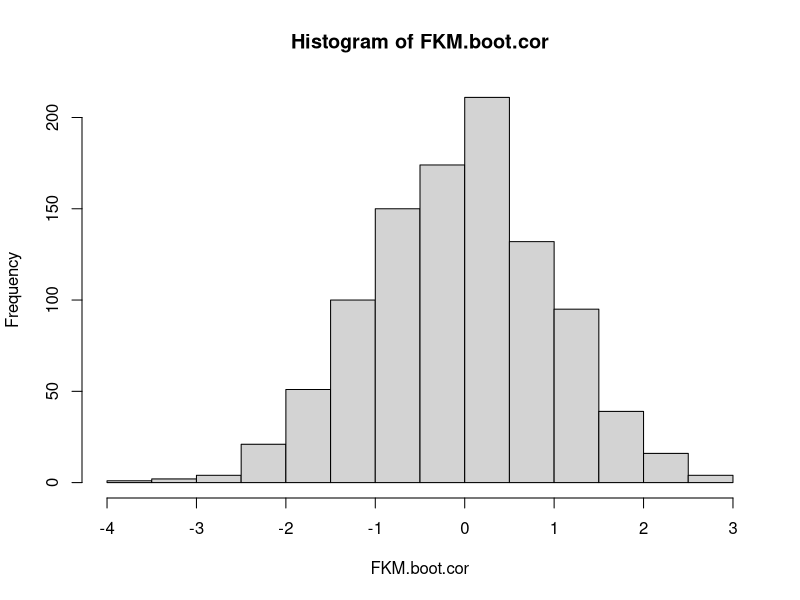
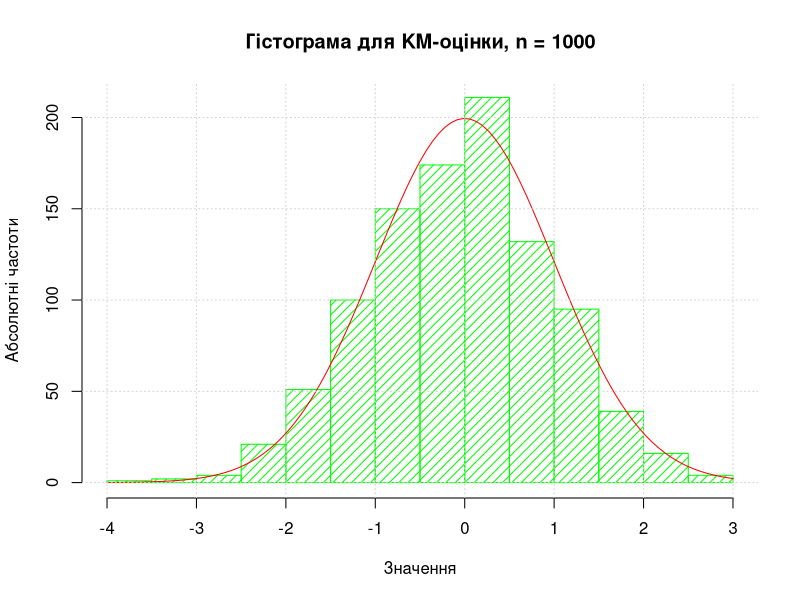

R code for these plots, in order:
Femp <- function(t, x)
{
  sum(x < t) / length(x)
}

Fconf <- function(t, x, alpha = 0.05)
{
  F.emp.at.t <- Femp(t, x)
  z.alpha <- qnorm(1 - alpha / 2)
  var.at.t <- F.emp.at.t * (1 - F.emp.at.t) / length(x)
  ci.at.t <- F.emp.at.t + z.alpha * sqrt(var.at.t) * c(-1,1)
  ci.at.t
}

FKM <- function(t, x, d)
{
  n <- length(x)
  x.v <- sort(x)
  d.v <- d[order(x)]
  m <- x.v <= t
  if(!sum(m))
  {
    return(0)
  }
  idx <- (1:n)[m]
  mults <- sapply(idx, function(j) {
    1 - d.v[j] / (n - j + 1)
  })
  1 - prod(mults)
}

FKM.var.estim <- function(t, x, d, FKM.at.t)
{
  n <- length(x)
  x.v <- sort(x)
  d.v <- d[order(x)]
  m <- x.v <= t
  if(!sum(m))
  {
    return(0)
  }
  idx <- (1:n)[m]
  sums <- sapply(idx, function(j) {
    d.v[j] / ((n - j + 1) * (n - j + 1 - d.v[j]))
  })
  (1 - FKM.at.t)^2 * sum(sums)
}

m.log <- 0
s.log <- 1
df.cens <- 3

F.theor <- function(t)
{
  plnorm(t, meanlog = m.log, sdlog = s.log)
}

gencens <- function(N)
{
  t.vect <- rlnorm(N, meanlog = m.log, sdlog = s.log)
  c.vect <- rchisq(N, df = df.cens)
  d <- t.vect < c.vect
  z <- ifelse(d, t.vect, c.vect)
  z <- c(z, Inf)
  d <- c(d, 1)
  list(dat = z, ind = d)
}

set.seed(0)

n <- 1000

p <- 0.5
Qp <- qlnorm(p, meanlog = m.log, sdlog = s.log)

m <- 1000
FKM.boot.cor <- replicate(m, {
  u.boot <- gencens(n)
  Y.boot <- u.boot$dat
  d.boot <- u.boot$ind
  FKM.at.t <- FKM(Qp, Y.boot, d.boot)
  s.est <- sqrt(FKM.var.estim(Qp, Y.boot, d.boot, FKM.at.t))
  (FKM.at.t - p) / s.est
})

hist.n <- hist(FKM.boot.cor)
mh <- m * diff(hist.n$breaks)[1]
f <- function(t) { dnorm(t, mean = 0, sd = 1) * mh }
plot(hist.n, density = 15, col = "green", ylim = c(0, max(f(0), hist.n$counts)),
     xlab = "Значення", ylab = "Абсолютні частоти",
     main = paste("Гістограма для KM-оцінки, n =", n))
curve(f(x), col = "red", add = T)
grid()